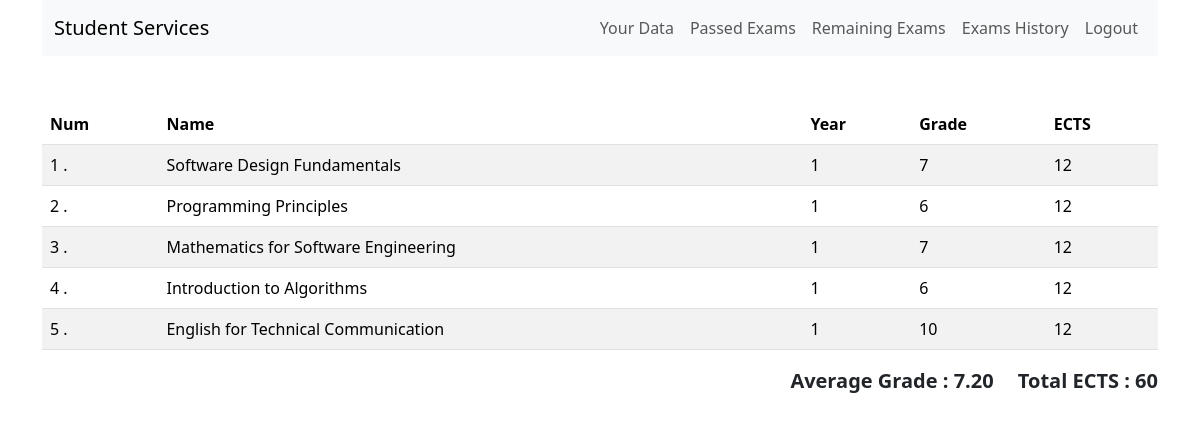
The page /passed_exams.php (signed in) on the database its author committed.
### tables this page shows
CREATE TABLE `passed_exams` (
  `passed_exam_id` int(11) NOT NULL,
  `student_id` int(11) NOT NULL,
  `exam_id` int(11) NOT NULL,
  `ECTS` int(11) NOT NULL,
  `year` int(11) NOT NULL,
  `grade` int(11) NOT NULL,
  `try_attempts` int(11) NOT NULL,
  `pass` int(11) NOT NULL
);

CREATE TABLE `exams` (
  `exam_id` int(11) NOT NULL,
  `programs_id` int(11) NOT NULL,
  `name` varchar(255) NOT NULL,
  `ECTS` int(11) NOT NULL,
  `year` int(11) NOT NULL,
  `profesor` varchar(255) NOT NULL
);

### app/classes/PassedExam.php (called while the page is built, shortened)
<?php
class PassedExam{
    protected $conn;
    public function __construct(){
        global $conn;
        $this->conn = $conn;
    }
    public function get_pass_exam($student_id){
        $sql = "SELECT exams.name,
                        passed_exams.year,
                        passed_exams.ECTS,
                        passed_exams.grade
                        FROM passed_exams
                        INNER JOIN exams ON exams.exam_id = passed_exams.exam_id
                        WHERE student_id = ? AND pass = 1";
        $stmt = $this->conn->prepare($sql);
        $stmt -> bind_param("i",$student_id);
        $stmt -> execute();
        $results = $stmt->get_result();
        return $results->fetch_all(MYSQLI_ASSOC);
    }
}

### passed_exams.php (the view, shortened to what this page needs)
<?php
require_once 'inc/header.php';
require_once 'app/classes/PassedExam.php';
$exams = new PassedExam();
$student_id = $_SESSION['student_id'];
$pass_exam = $exams -> get_pass_exam($student_id);
?>
<table class="table table-striped">
    <thead>
        <tr>
            <th scope = "col">Num</th>
            <th scope = "col">Name</th>
            <th scope = "col">Year </th>
            <th scope = "col">Grade</th>
            <th scope = "col">ECTS</th>
        </tr>
    </thead>
    <tbody>
        <?php $num = 1; $total = 0 ;$avg = 0; $sum = 0;
             foreach($pass_exam as $exam):?>
                <tr>
                    <td><?= $num; $num = $num + 1;?> .</td>
                    <td><?= htmlspecialchars($exam['name']);?></td>
                    <td><?= htmlspecialchars($exam['year']);?></td>
                    <td><?= htmlspecialchars($exam['grade']); $sum = ($sum + intval($exam['grade']));$avg = $sum/ ($num-1);?></td>
                    <td><?= htmlspecialchars($exam['ECTS']); $total = $total + intval($exam['ECTS']);?></td>
                </tr>
        <?php endforeach;?>
    </tbody>
</table>
<div style="text-align: right;">
    <p style="font-weight: bold; font-size: 20px; display: inline-block;">Average Grade : <?= number_format($avg, 2)?></p>
    <p style="font-weight: bold; font-size: 20px; display: inline-block; margin-left: 20px;">Total ECTS : <?= $total?></p>
</div>
<?php
require_once 'inc/footer.php'; ?>

### rows shown on the page
passed_exams: exam.name "Software Design Fundamentals", year "1", grade "7", ECTS "12"
passed_exams: exam.name "Programming Principles", year "1", grade "6", ECTS "12"
passed_exams: exam.name "Mathematics for Software Engineering", year "1", grade "7", ECTS "12"
passed_exams: exam.name "Introduction to Algorithms", year "1", grade "6", ECTS "12"
passed_exams: exam.name "English for Technical Communication", year "1", grade "10", ECTS "12"

### other values the page prints
$avg "7.20"
$total "60"
